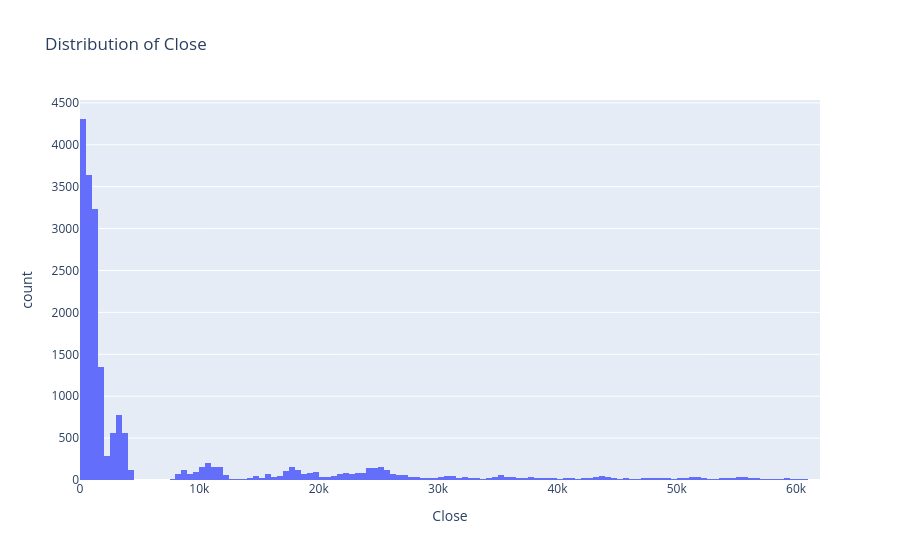
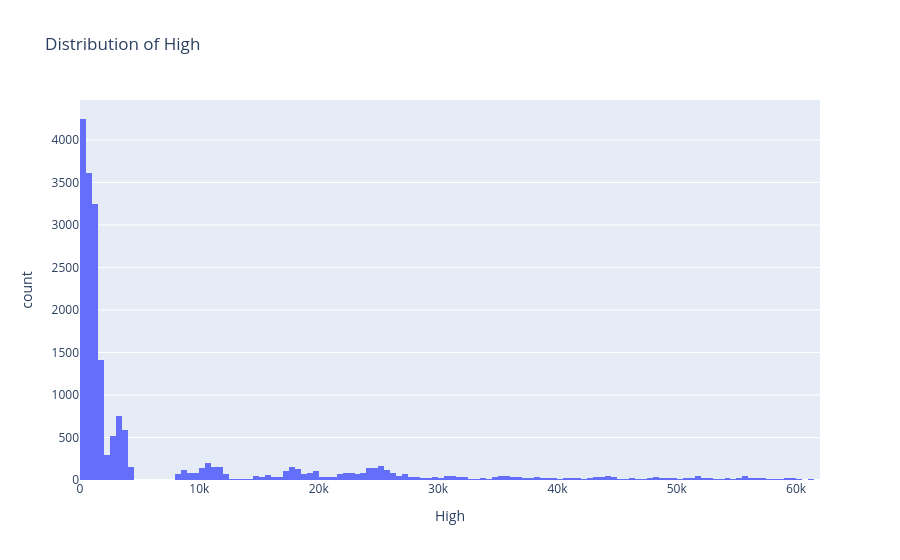
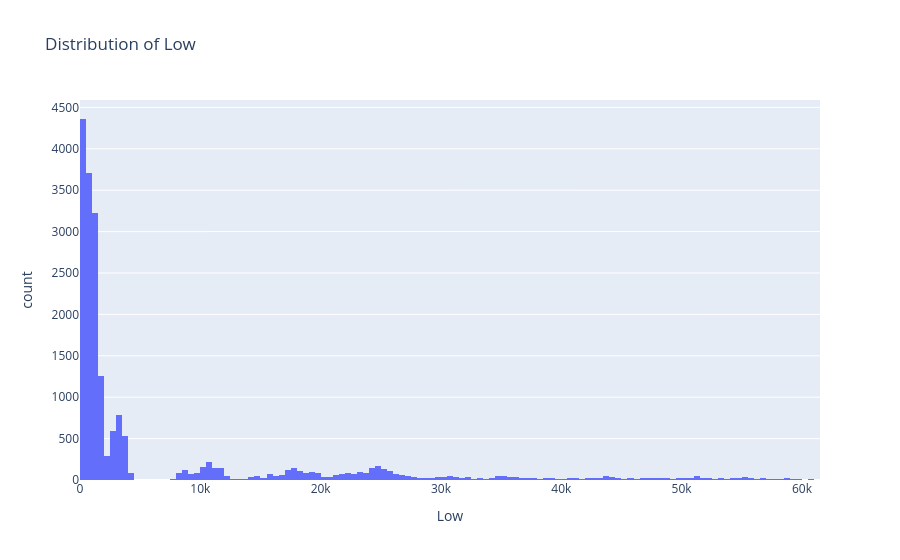
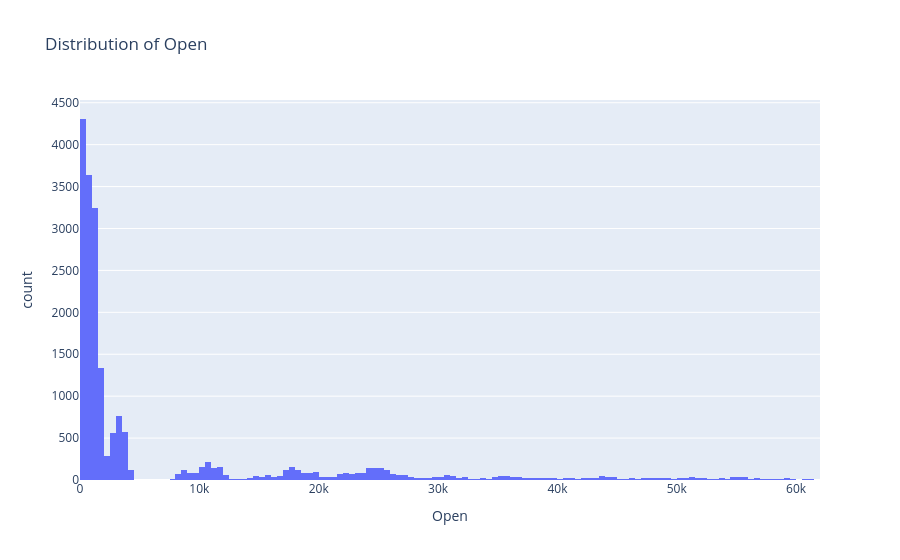

Here is the notebook cell these charts were saved with, in order:
### Code cell
os.makedirs('../assets/plots', exist_ok=True)

for col in quantitative_columns:
    fig = px.histogram(data_frame=df, x=col, title=f"Distribution of {col}")
    fig.show()
    fig.write_image(f"../assets/plots/dist_{col}.png")

### Figure 1 — Plotly figure (JSON) as saved in the notebook; plotly's stock layout.template omitted (floating-point values rounded to 4 significant figures; data arrays with more than 128 entries replaced by an {"elided": "..."} marker saying what was removed)
{"data": [{"bingroup": "x", "hovertemplate": "Close=%{x}<br>count=%{y}<extra></extra>", "legendgroup": "", "marker": {"color": "#636efa", "pattern": {"shape": ""}}, "name": "", "orientation": "v", "showlegend": false, "type": "histogram", "x": {"elided": "19752 float values"}, "xaxis": "x", "yaxis": "y"}], "layout": {"barmode": "relative", "legend": {"tracegroupgap": 0}, "title": {"text": "Distribution of Close"}, "xaxis": {"anchor": "y", "domain": [0, 1], "title": {"text": "Close"}}, "yaxis": {"anchor": "x", "domain": [0, 1], "title": {"text": "count"}}}}

### Figure 2 — Plotly figure (JSON) as saved in the notebook; plotly's stock layout.template omitted (floating-point values rounded to 4 significant figures; data arrays with more than 128 entries replaced by an {"elided": "..."} marker saying what was removed)
{"data": [{"bingroup": "x", "hovertemplate": "High=%{x}<br>count=%{y}<extra></extra>", "legendgroup": "", "marker": {"color": "#636efa", "pattern": {"shape": ""}}, "name": "", "orientation": "v", "showlegend": false, "type": "histogram", "x": {"elided": "19752 float values"}, "xaxis": "x", "yaxis": "y"}], "layout": {"barmode": "relative", "legend": {"tracegroupgap": 0}, "title": {"text": "Distribution of High"}, "xaxis": {"anchor": "y", "domain": [0, 1], "title": {"text": "High"}}, "yaxis": {"anchor": "x", "domain": [0, 1], "title": {"text": "count"}}}}

### Figure 3 — Plotly figure (JSON) as saved in the notebook; plotly's stock layout.template omitted (floating-point values rounded to 4 significant figures; data arrays with more than 128 entries replaced by an {"elided": "..."} marker saying what was removed)
{"data": [{"bingroup": "x", "hovertemplate": "Low=%{x}<br>count=%{y}<extra></extra>", "legendgroup": "", "marker": {"color": "#636efa", "pattern": {"shape": ""}}, "name": "", "orientation": "v", "showlegend": false, "type": "histogram", "x": {"elided": "19752 float values"}, "xaxis": "x", "yaxis": "y"}], "layout": {"barmode": "relative", "legend": {"tracegroupgap": 0}, "title": {"text": "Distribution of Low"}, "xaxis": {"anchor": "y", "domain": [0, 1], "title": {"text": "Low"}}, "yaxis": {"anchor": "x", "domain": [0, 1], "title": {"text": "count"}}}}

### Figure 4 — Plotly figure (JSON) as saved in the notebook; plotly's stock layout.template omitted (floating-point values rounded to 4 significant figures; data arrays with more than 128 entries replaced by an {"elided": "..."} marker saying what was removed)
{"data": [{"bingroup": "x", "hovertemplate": "Open=%{x}<br>count=%{y}<extra></extra>", "legendgroup": "", "marker": {"color": "#636efa", "pattern": {"shape": ""}}, "name": "", "orientation": "v", "showlegend": false, "type": "histogram", "x": {"elided": "19752 float values"}, "xaxis": "x", "yaxis": "y"}], "layout": {"barmode": "relative", "legend": {"tracegroupgap": 0}, "title": {"text": "Distribution of Open"}, "xaxis": {"anchor": "y", "domain": [0, 1], "title": {"text": "Open"}}, "yaxis": {"anchor": "x", "domain": [0, 1], "title": {"text": "count"}}}}
